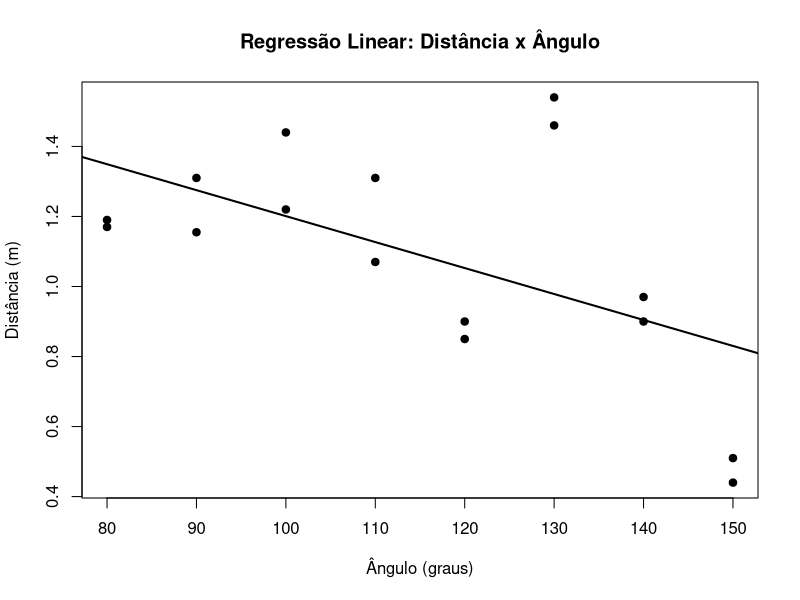

This chart was generated by the following R code:
## ---- chunk 1
angulo <- c(
  80,80,
  90,90,
  100,100,
  110,110,
  120,120,
  130,130,
  140,140,
  150,150
)

distancia <- c(
  1.17,1.19,
  1.155,1.31,
  1.44,1.22,
  1.31,1.07,
  0.90,0.85,
  1.54,1.46,
  0.97,0.90,
  0.44,0.51
)

dados <- data.frame(angulo, distancia)

dados 
## ---- chunk 2
medias <- aggregate(distancia ~ angulo,
                    data = dados,
                    mean)

medias
## ---- chunk 3
# Dados do experimento
angulo <- c(
  80,80,
  90,90,
  100,100,
  110,110,
  120,120,
  130,130,
  140,140,
  150,150
)

distancia <- c(
  1.17,1.19,
  1.155,1.31,
  1.44,1.22,
  1.31,1.07,
  0.90,0.85,
  1.54,1.46,
  0.97,0.90,
  0.44,0.51
)

# Ajuste da regressão linear
modelo <- lm(distancia ~ angulo)

# Gráfico
plot(
  angulo,
  distancia,
  pch = 19,
  xlab = "Ângulo (graus)",
  ylab = "Distância (m)",
  main = "Regressão Linear: Distância x Ângulo"
)

# Reta de regressão
abline(modelo, lwd = 2)
